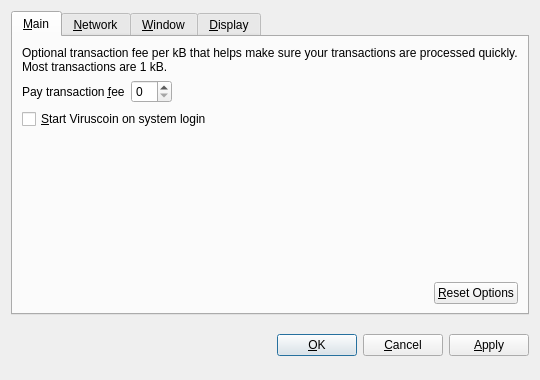
<?xml version="1.0" encoding="UTF-8"?>
<ui version="4.0">
 <class>OptionsDialog</class>
 <widget class="QDialog" name="OptionsDialog">
  <property name="geometry">
   <rect>
    <x>0</x>
    <y>0</y>
    <width>540</width>
    <height>380</height>
   </rect>
  </property>
  <property name="windowTitle">
   <string>Options</string>
  </property>
  <property name="modal">
   <bool>true</bool>
  </property>
  <layout class="QVBoxLayout" name="verticalLayout">
   <item>
    <widget class="QTabWidget" name="tabWidget">
     <property name="tabPosition">
      <enum>QTabWidget::North</enum>
     </property>
     <property name="currentIndex">
      <number>0</number>
     </property>
     <widget class="QWidget" name="tabMain">
      <attribute name="title">
       <string>&amp;Main</string>
      </attribute>
      <layout class="QVBoxLayout" name="verticalLayout_Main">
       <item>
        <widget class="QLabel" name="transactionFeeInfoLabel">
         <property name="text">
          <string>Optional transaction fee per kB that helps make sure your transactions are processed quickly. Most transactions are 1 kB.</string>
         </property>
         <property name="textFormat">
          <enum>Qt::PlainText</enum>
         </property>
         <property name="wordWrap">
          <bool>true</bool>
         </property>
        </widget>
       </item>
       <item>
        <layout class="QHBoxLayout" name="horizontalLayout_1_Main">
         <item>
          <widget class="QLabel" name="transactionFeeLabel">
           <property name="text">
            <string>Pay transaction &amp;fee</string>
           </property>
           <property name="textFormat">
            <enum>Qt::PlainText</enum>
           </property>
           <property name="buddy">
            <cstring>transactionFee</cstring>
           </property>
          </widget>
         </item>
         <item>
          <widget class="ViruscoinAmountField" name="transactionFee"/>
         </item>
         <item>
          <spacer name="horizontalSpacer_1_Main">
           <property name="orientation">
            <enum>Qt::Horizontal</enum>
           </property>
           <property name="sizeHint" stdset="0">
            <size>
             <width>40</width>
             <height>20</height>
            </size>
           </property>
          </spacer>
         </item>
        </layout>
       </item>
       <item>
        <widget class="QCheckBox" name="viruscoinAtStartup">
         <property name="toolTip">
          <string>Automatically start Viruscoin after logging in to the system.</string>
         </property>
         <property name="text">
          <string>&amp;Start Viruscoin on system login</string>
         </property>
        </widget>
       </item>
       <item>
        <spacer name="verticalSpacer_Main">
         <property name="orientation">
          <enum>Qt::Vertical</enum>
         </property>
         <property name="sizeHint" stdset="0">
          <size>
           <width>20</width>
           <height>40</height>
          </size>
         </property>
        </spacer>
       </item>
       <item>
        <layout class="QHBoxLayout" name="horizontalLayout_2_Main">
         <item>
          <spacer name="horizontalSpacer_2_Main">
           <property name="orientation">
            <enum>Qt::Horizontal</enum>
           </property>
           <property name="sizeHint" stdset="0">
            <size>
             <width>40</width>
             <height>20</height>
            </size>
           </property>
          </spacer>
         </item>
         <item>
          <widget class="QPushButton" name="resetButton">
           <property name="toolTip">
            <string>Reset all client options to default.</string>
           </property>
           <property name="text">
            <string>&amp;Reset Options</string>
           </property>
           <property name="autoDefault">
            <bool>false</bool>
           </property>
          </widget>
         </item>
        </layout>
       </item>
      </layout>
     </widget>
     <widget class="QWidget" name="tabNetwork">
      <attribute name="title">
       <string>&amp;Network</string>
      </attribute>
      <layout class="QVBoxLayout" name="verticalLayout_Network">
       <item>
        <widget class="QCheckBox" name="mapPortUpnp">
         <property name="toolTip">
          <string>Automatically open the Viruscoin client port on the router. This only works when your router supports UPnP and it is enabled.</string>
         </property>
         <property name="text">
          <string>Map port using &amp;UPnP</string>
         </property>
        </widget>
       </item>
       <item>
        <widget class="QCheckBox" name="connectSocks">
         <property name="toolTip">
          <string>Connect to the Viruscoin network through a SOCKS proxy (e.g. when connecting through Tor).</string>
         </property>
         <property name="text">
          <string>&amp;Connect through SOCKS proxy:</string>
         </property>
        </widget>
       </item>
       <item>
        <layout class="QHBoxLayout" name="horizontalLayout_Network">
         <item>
          <widget class="QLabel" name="proxyIpLabel">
           <property name="text">
            <string>Proxy &amp;IP:</string>
           </property>
           <property name="textFormat">
            <enum>Qt::PlainText</enum>
           </property>
           <property name="buddy">
            <cstring>proxyIp</cstring>
           </property>
          </widget>
         </item>
         <item>
          <widget class="QValidatedLineEdit" name="proxyIp">
           <property name="maximumSize">
            <size>
             <width>140</width>
             <height>16777215</height>
            </size>
           </property>
           <property name="toolTip">
            <string>IP address of the proxy (e.g. 127.0.0.1)</string>
           </property>
          </widget>
         </item>
         <item>
          <widget class="QLabel" name="proxyPortLabel">
           <property name="text">
            <string>&amp;Port:</string>
           </property>
           <property name="textFormat">
            <enum>Qt::PlainText</enum>
           </property>
           <property name="buddy">
            <cstring>proxyPort</cstring>
           </property>
          </widget>
         </item>
         <item>
          <widget class="QLineEdit" name="proxyPort">
           <property name="maximumSize">
            <size>
             <width>55</width>
             <height>16777215</height>
            </size>
           </property>
           <property name="toolTip">
            <string>Port of the proxy (e.g. 9050)</string>
           </property>
          </widget>
         </item>
         <item>
          <widget class="QLabel" name="socksVersionLabel">
           <property name="text">
            <string>SOCKS &amp;Version:</string>
           </property>
           <property name="textFormat">
            <enum>Qt::PlainText</enum>
           </property>
           <property name="buddy">
            <cstring>socksVersion</cstring>
           </property>
          </widget>
         </item>
         <item>
          <widget class="QValueComboBox" name="socksVersion">
           <property name="toolTip">
            <string>SOCKS version of the proxy (e.g. 5)</string>
           </property>
          </widget>
         </item>
         <item>
          <spacer name="horizontalSpacer_Network">
           <property name="orientation">
            <enum>Qt::Horizontal</enum>
           </property>
           <property name="sizeHint" stdset="0">
            <size>
             <width>40</width>
             <height>20</height>
            </size>
           </property>
          </spacer>
         </item>
        </layout>
       </item>
       <item>
        <spacer name="verticalSpacer_Network">
         <property name="orientation">
          <enum>Qt::Vertical</enum>
         </property>
         <property name="sizeHint" stdset="0">
          <size>
           <width>20</width>
           <height>40</height>
          </size>
         </property>
        </spacer>
       </item>
      </layout>
     </widget>
     <widget class="QWidget" name="tabWindow">
      <attribute name="title">
       <string>&amp;Window</string>
      </attribute>
      <layout class="QVBoxLayout" name="verticalLayout_Window">
       <item>
        <widget class="QCheckBox" name="minimizeToTray">
         <property name="toolTip">
          <string>Show only a tray icon after minimizing the window.</string>
         </property>
         <property name="text">
          <string>&amp;Minimize to the tray instead of the taskbar</string>
         </property>
        </widget>
       </item>
       <item>
        <widget class="QCheckBox" name="minimizeOnClose">
         <property name="toolTip">
          <string>Minimize instead of exit the application when the window is closed. When this option is enabled, the application will be closed only after selecting Quit in the menu.</string>
         </property>
         <property name="text">
          <string>M&amp;inimize on close</string>
         </property>
        </widget>
       </item>
       <item>
        <spacer name="verticalSpacer_Window">
         <property name="orientation">
          <enum>Qt::Vertical</enum>
         </property>
         <property name="sizeHint" stdset="0">
          <size>
           <width>20</width>
           <height>40</height>
          </size>
         </property>
        </spacer>
       </item>
      </layout>
     </widget>
     <widget class="QWidget" name="tabDisplay">
      <attribute name="title">
       <string>&amp;Display</string>
      </attribute>
      <layout class="QVBoxLayout" name="verticalLayout_Display">
       <item>
        <layout class="QHBoxLayout" name="horizontalLayout_1_Display">
         <item>
          <widget class="QLabel" name="langLabel">
           <property name="text">
            <string>User Interface &amp;language:</string>
           </property>
           <property name="textFormat">
            <enum>Qt::PlainText</enum>
           </property>
           <property name="buddy">
            <cstring>lang</cstring>
           </property>
          </widget>
         </item>
         <item>
          <widget class="QValueComboBox" name="lang">
           <property name="toolTip">
            <string>The user interface language can be set here. This setting will take effect after restarting Viruscoin.</string>
           </property>
          </widget>
         </item>
        </layout>
       </item>
       <item>
        <layout class="QHBoxLayout" name="horizontalLayout_2_Display">
         <item>
          <widget class="QLabel" name="unitLabel">
           <property name="text">
            <string>&amp;Unit to show amounts in:</string>
           </property>
           <property name="textFormat">
            <enum>Qt::PlainText</enum>
           </property>
           <property name="buddy">
            <cstring>unit</cstring>
           </property>
          </widget>
         </item>
         <item>
          <widget class="QValueComboBox" name="unit">
           <property name="toolTip">
            <string>Choose the default subdivision unit to show in the interface and when sending coins.</string>
           </property>
          </widget>
         </item>
        </layout>
       </item>
       <item>
        <widget class="QCheckBox" name="displayAddresses">
         <property name="toolTip">
          <string>Whether to show Viruscoin addresses in the transaction list or not.</string>
         </property>
         <property name="text">
          <string>&amp;Display addresses in transaction list</string>
         </property>
        </widget>
       </item>
       <item>
        <widget class="QCheckBox" name="coinControlFeatures">
         <property name="toolTip">
          <string>Whether to show coin control features or not.</string>
         </property>
         <property name="text">
          <string>Display coin &amp;control features (experts only!)</string>
         </property>
        </widget>
       </item>
       <item>
        <spacer name="verticalSpacer_Display">
         <property name="orientation">
          <enum>Qt::Vertical</enum>
         </property>
         <property name="sizeHint" stdset="0">
          <size>
           <width>20</width>
           <height>40</height>
          </size>
         </property>
        </spacer>
       </item>
      </layout>
     </widget>
    </widget>
   </item>
   <item>
    <layout class="QHBoxLayout" name="horizontalLayout_Buttons">
     <item>
      <spacer name="horizontalSpacer_1">
       <property name="orientation">
        <enum>Qt::Horizontal</enum>
       </property>
       <property name="sizeHint" stdset="0">
        <size>
         <width>40</width>
         <height>48</height>
        </size>
       </property>
      </spacer>
     </item>
     <item>
      <widget class="QLabel" name="statusLabel">
       <property name="font">
        <font>
         <weight>75</weight>
         <bold>true</bold>
        </font>
       </property>
       <property name="text">
        <string/>
       </property>
       <property name="textFormat">
        <enum>Qt::PlainText</enum>
       </property>
       <property name="wordWrap">
        <bool>true</bool>
       </property>
      </widget>
     </item>
     <item>
      <spacer name="horizontalSpacer_2">
       <property name="orientation">
        <enum>Qt::Horizontal</enum>
       </property>
       <property name="sizeHint" stdset="0">
        <size>
         <width>40</width>
         <height>48</height>
        </size>
       </property>
      </spacer>
     </item>
     <item>
      <widget class="QPushButton" name="okButton">
       <property name="text">
        <string>&amp;OK</string>
       </property>
      </widget>
     </item>
     <item>
      <widget class="QPushButton" name="cancelButton">
       <property name="text">
        <string>&amp;Cancel</string>
       </property>
       <property name="autoDefault">
        <bool>false</bool>
       </property>
      </widget>
     </item>
     <item>
      <widget class="QPushButton" name="applyButton">
       <property name="text">
        <string>&amp;Apply</string>
       </property>
       <property name="autoDefault">
        <bool>false</bool>
       </property>
      </widget>
     </item>
    </layout>
   </item>
  </layout>
 </widget>
 <customwidgets>
  <customwidget>
   <class>ViruscoinAmountField</class>
   <extends>QSpinBox</extends>
   <header>viruscoinamountfield.h</header>
  </customwidget>
  <customwidget>
   <class>QValueComboBox</class>
   <extends>QComboBox</extends>
   <header>qvaluecombobox.h</header>
  </customwidget>
  <customwidget>
   <class>QValidatedLineEdit</class>
   <extends>QLineEdit</extends>
   <header>qvalidatedlineedit.h</header>
  </customwidget>
 </customwidgets>
 <resources/>
 <connections/>
</ui>
